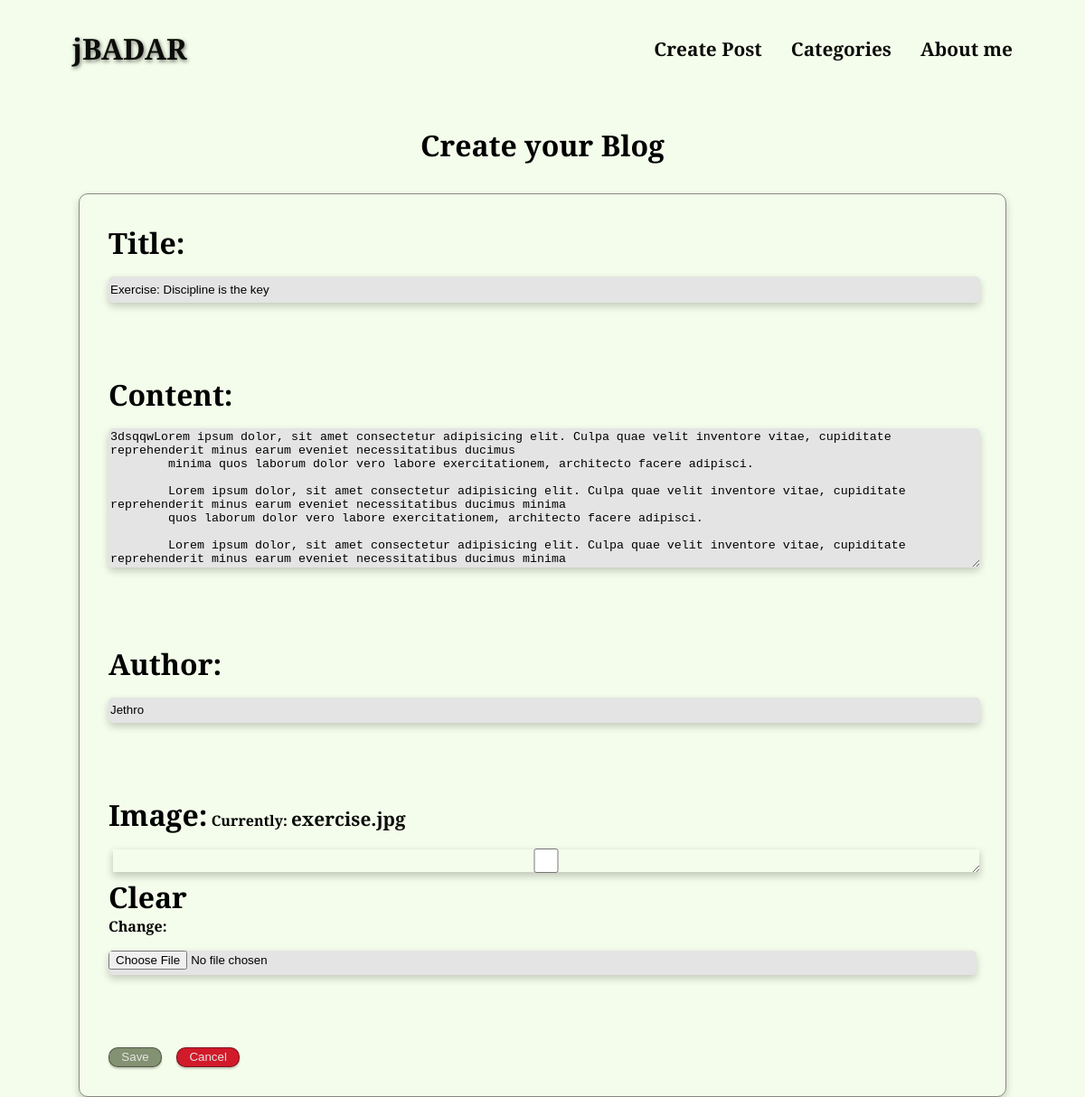
The app's page /home/view/3/blog/edit, older data.
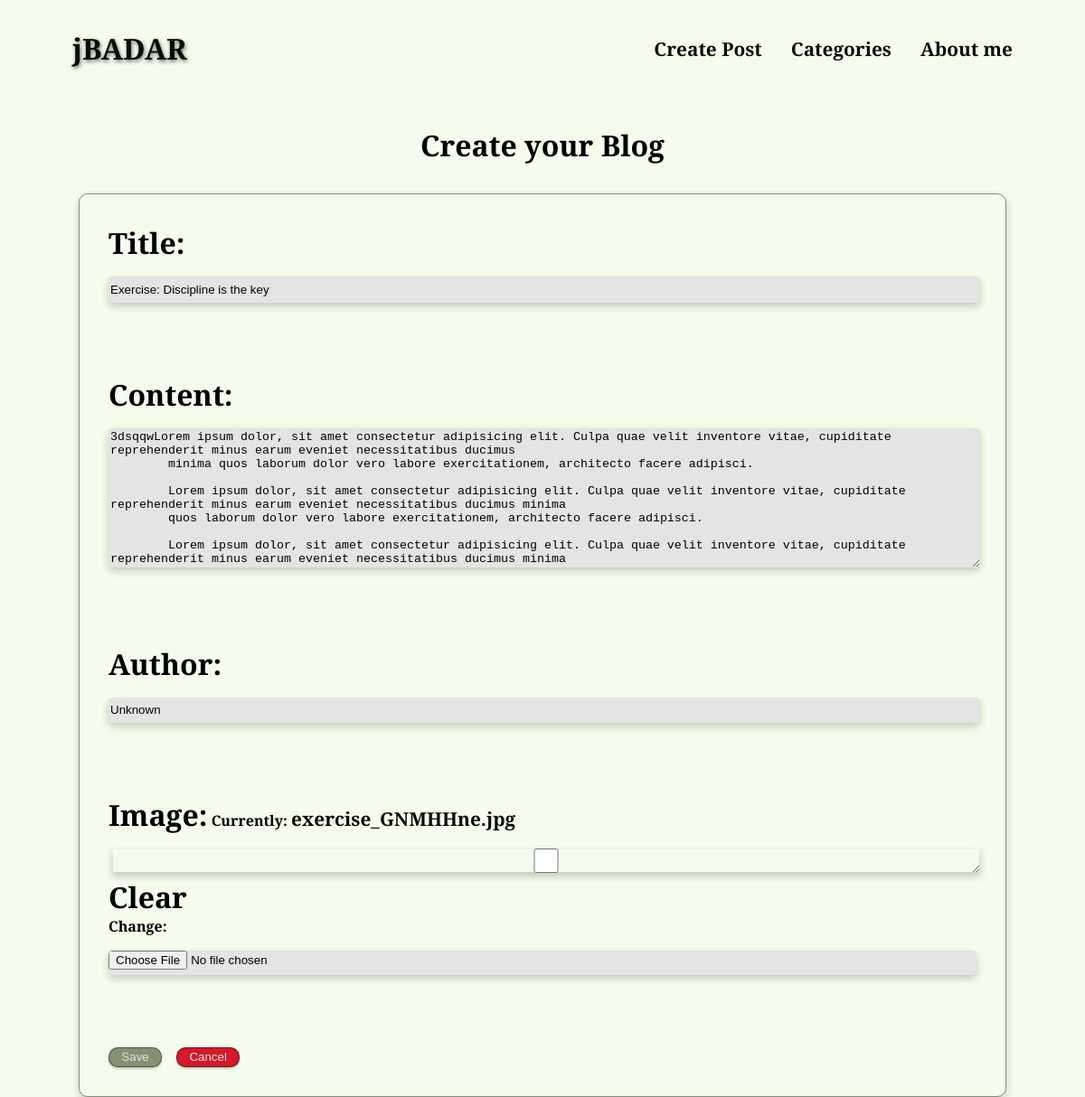
The same page, newer data.
### home/models.py (models this page shows)
class blog_data(models.Model):
    title = models.CharField(max_length=100, blank=True)
    author = models.CharField(max_length=50, blank=True)
    created = models.DateTimeField(auto_now_add=True)
    content = models.TextField(blank=True)
    image = models.ImageField(blank=True)

### home/views.py (the view)
# urls.py: path("home/view/<int:pk>/blog/edit", views.Updateblog.as_view(), name="blog-update"),
class Updateblog(UpdateView):
    model = blog_data
    form_class = Blogform
    template_name = "home/create.html"
    success_url = '/home/'

### home/forms.py (shortened to what this page needs)
class Blogform(forms.ModelForm):
    class Meta:
        model = blog_data
        fields = ('title', 'content', 'author', 'image')

### home/templates/home/create.html (shortened to what this page needs)
{% extends "base.html" %}
{% load static %}
{% block style %}
<link rel="stylesheet" href="{% static 'home/create.css'%}">
{% endblock style %}
{% block content %}
<h1>Create your Blog</h1>
<div class="form-main">
<form  method='POST' enctype="multipart/form-data">
    {{ form}}
    <div class="buttons">
        <button id="Confirm-button" type="submit">Save</button>
        <button id="Cancel-button" type="button" onclick="window.location.href=/home/">Cancel</a></button>
    </div>
</form>
</div>
{% endblock content %}

Row changes from the older to the newer data that the page shows:
changed blog_data "Exercise: Discipline is the key": author "Jethro" → "Unknown"
Text that changed along with them:
text no longer shown: "Title: Content: Author: Image: Currently: exercise.jpg Clear Change:"
text now shown: "Title: Content: Author: Image: Currently: exercise_GNMHHne.jpg Clear Change:"
